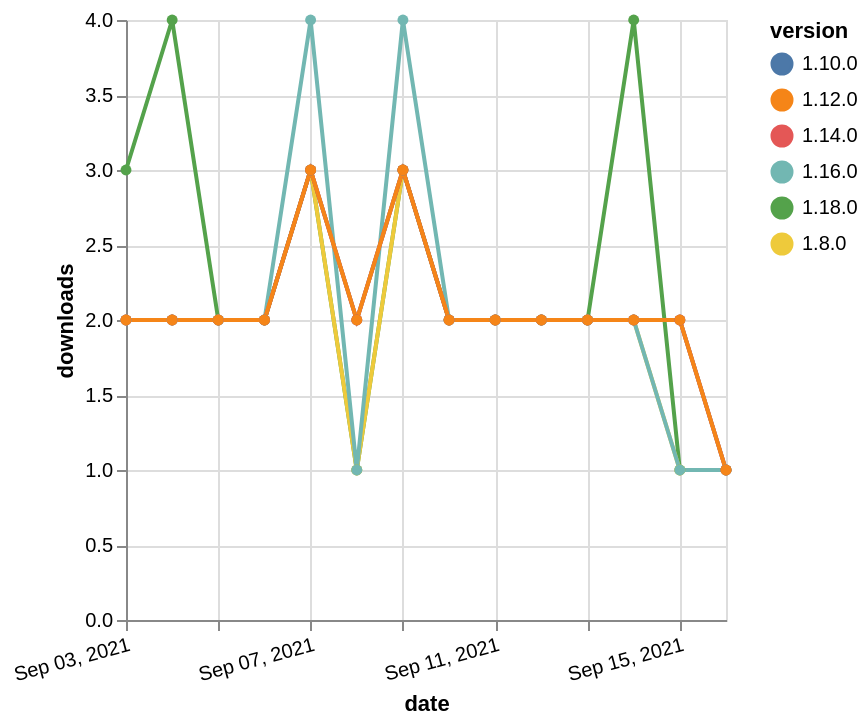

Vega-Lite specification for this chart:
### Vega-Lite specification from a JSON file in a GitHub repository (floating-point values rounded to 4 significant figures)
{"$schema": "https://vega.github.io/schema/vega-lite/v5.json", "description": "A simple bar chart with embedded data.", "data": {"values": [{"date": "2021-09-03", "total": 226, "delta": 3, "version": "1.18.0"}, {"date": "2021-09-04", "total": 230, "delta": 4, "version": "1.18.0"}, {"date": "2021-09-05", "total": 232, "delta": 2, "version": "1.18.0"}, {"date": "2021-09-06", "total": 234, "delta": 2, "version": "1.18.0"}, {"date": "2021-09-07", "total": 237, "delta": 3, "version": "1.18.0"}, {"date": "2021-09-08", "total": 238, "delta": 1, "version": "1.18.0"}, {"date": "2021-09-09", "total": 241, "delta": 3, "version": "1.18.0"}, {"date": "2021-09-10", "total": 243, "delta": 2, "version": "1.18.0"}, {"date": "2021-09-11", "total": 245, "delta": 2, "version": "1.18.0"}, {"date": "2021-09-12", "total": 247, "delta": 2, "version": "1.18.0"}, {"date": "2021-09-13", "total": 249, "delta": 2, "version": "1.18.0"}, {"date": "2021-09-14", "total": 253, "delta": 4, "version": "1.18.0"}, {"date": "2021-09-15", "total": 254, "delta": 1, "version": "1.18.0"}, {"date": "2021-09-16", "total": 255, "delta": 1, "version": "1.18.0"}, {"date": "2021-09-03", "total": 2030, "delta": 2, "version": "1.8.0"}, {"date": "2021-09-04", "total": 2032, "delta": 2, "version": "1.8.0"}, {"date": "2021-09-05", "total": 2034, "delta": 2, "version": "1.8.0"}, {"date": "2021-09-06", "total": 2036, "delta": 2, "version": "1.8.0"}, {"date": "2021-09-07", "total": 2039, "delta": 3, "version": "1.8.0"}, {"date": "2021-09-08", "total": 2040, "delta": 1, "version": "1.8.0"}, {"date": "2021-09-09", "total": 2043, "delta": 3, "version": "1.8.0"}, {"date": "2021-09-10", "total": 2045, "delta": 2, "version": "1.8.0"}, {"date": "2021-09-11", "total": 2047, "delta": 2, "version": "1.8.0"}, {"date": "2021-09-12", "total": 2049, "delta": 2, "version": "1.8.0"}, {"date": "2021-09-13", "total": 2051, "delta": 2, "version": "1.8.0"}, {"date": "2021-09-14", "total": 2053, "delta": 2, "version": "1.8.0"}, {"date": "2021-09-15", "total": 2054, "delta": 1, "version": "1.8.0"}, {"date": "2021-09-16", "total": 2055, "delta": 1, "version": "1.8.0"}, {"date": "2021-09-03", "total": 1685, "delta": 2, "version": "1.10.0"}, {"date": "2021-09-04", "total": 1687, "delta": 2, "version": "1.10.0"}, {"date": "2021-09-05", "total": 1689, "delta": 2, "version": "1.10.0"}, {"date": "2021-09-06", "total": 1691, "delta": 2, "version": "1.10.0"}, {"date": "2021-09-07", "total": 1694, "delta": 3, "version": "1.10.0"}, {"date": "2021-09-08", "total": 1696, "delta": 2, "version": "1.10.0"}, {"date": "2021-09-09", "total": 1699, "delta": 3, "version": "1.10.0"}, {"date": "2021-09-10", "total": 1701, "delta": 2, "version": "1.10.0"}, {"date": "2021-09-11", "total": 1703, "delta": 2, "version": "1.10.0"}, {"date": "2021-09-12", "total": 1705, "delta": 2, "version": "1.10.0"}, {"date": "2021-09-13", "total": 1707, "delta": 2, "version": "1.10.0"}, {"date": "2021-09-14", "total": 1709, "delta": 2, "version": "1.10.0"}, {"date": "2021-09-15", "total": 1711, "delta": 2, "version": "1.10.0"}, {"date": "2021-09-16", "total": 1712, "delta": 1, "version": "1.10.0"}, {"date": "2021-09-03", "total": 703, "delta": 2, "version": "1.16.0"}, {"date": "2021-09-04", "total": 705, "delta": 2, "version": "1.16.0"}, {"date": "2021-09-05", "total": 707, "delta": 2, "version": "1.16.0"}, {"date": "2021-09-06", "total": 709, "delta": 2, "version": "1.16.0"}, {"date": "2021-09-07", "total": 713, "delta": 4, "version": "1.16.0"}, {"date": "2021-09-08", "total": 714, "delta": 1, "version": "1.16.0"}, {"date": "2021-09-09", "total": 718, "delta": 4, "version": "1.16.0"}, {"date": "2021-09-10", "total": 720, "delta": 2, "version": "1.16.0"}, {"date": "2021-09-11", "total": 722, "delta": 2, "version": "1.16.0"}, {"date": "2021-09-12", "total": 724, "delta": 2, "version": "1.16.0"}, {"date": "2021-09-13", "total": 726, "delta": 2, "version": "1.16.0"}, {"date": "2021-09-14", "total": 728, "delta": 2, "version": "1.16.0"}, {"date": "2021-09-15", "total": 729, "delta": 1, "version": "1.16.0"}, {"date": "2021-09-16", "total": 730, "delta": 1, "version": "1.16.0"}, {"date": "2021-09-03", "total": 1005, "delta": 2, "version": "1.14.0"}, {"date": "2021-09-04", "total": 1007, "delta": 2, "version": "1.14.0"}, {"date": "2021-09-05", "total": 1009, "delta": 2, "version": "1.14.0"}, {"date": "2021-09-06", "total": 1011, "delta": 2, "version": "1.14.0"}, {"date": "2021-09-07", "total": 1014, "delta": 3, "version": "1.14.0"}, {"date": "2021-09-08", "total": 1016, "delta": 2, "version": "1.14.0"}, {"date": "2021-09-09", "total": 1019, "delta": 3, "version": "1.14.0"}, {"date": "2021-09-10", "total": 1021, "delta": 2, "version": "1.14.0"}, {"date": "2021-09-11", "total": 1023, "delta": 2, "version": "1.14.0"}, {"date": "2021-09-12", "total": 1025, "delta": 2, "version": "1.14.0"}, {"date": "2021-09-13", "total": 1027, "delta": 2, "version": "1.14.0"}, {"date": "2021-09-14", "total": 1029, "delta": 2, "version": "1.14.0"}, {"date": "2021-09-15", "total": 1031, "delta": 2, "version": "1.14.0"}, {"date": "2021-09-16", "total": 1032, "delta": 1, "version": "1.14.0"}, {"date": "2021-09-03", "total": 1466, "delta": 2, "version": "1.12.0"}, {"date": "2021-09-04", "total": 1468, "delta": 2, "version": "1.12.0"}, {"date": "2021-09-05", "total": 1470, "delta": 2, "version": "1.12.0"}, {"date": "2021-09-06", "total": 1472, "delta": 2, "version": "1.12.0"}, {"date": "2021-09-07", "total": 1475, "delta": 3, "version": "1.12.0"}, {"date": "2021-09-08", "total": 1477, "delta": 2, "version": "1.12.0"}, {"date": "2021-09-09", "total": 1480, "delta": 3, "version": "1.12.0"}, {"date": "2021-09-10", "total": 1482, "delta": 2, "version": "1.12.0"}, {"date": "2021-09-11", "total": 1484, "delta": 2, "version": "1.12.0"}, {"date": "2021-09-12", "total": 1486, "delta": 2, "version": "1.12.0"}, {"date": "2021-09-13", "total": 1488, "delta": 2, "version": "1.12.0"}, {"date": "2021-09-14", "total": 1490, "delta": 2, "version": "1.12.0"}, {"date": "2021-09-15", "total": 1492, "delta": 2, "version": "1.12.0"}, {"date": "2021-09-16", "total": 1493, "delta": 1, "version": "1.12.0"}]}, "width": "container", "mark": {"type": "line", "point": {"filled": true}}, "encoding": {"x": {"field": "date", "type": "temporal", "timeUnit": "yearmonthdate", "title": "date", "axis": {"labelAngle": -15}}, "y": {"field": "delta", "type": "quantitative", "title": "downloads"}, "color": {"field": "version", "type": "nominal"}, "tooltip": {"field": "delta"}}}
